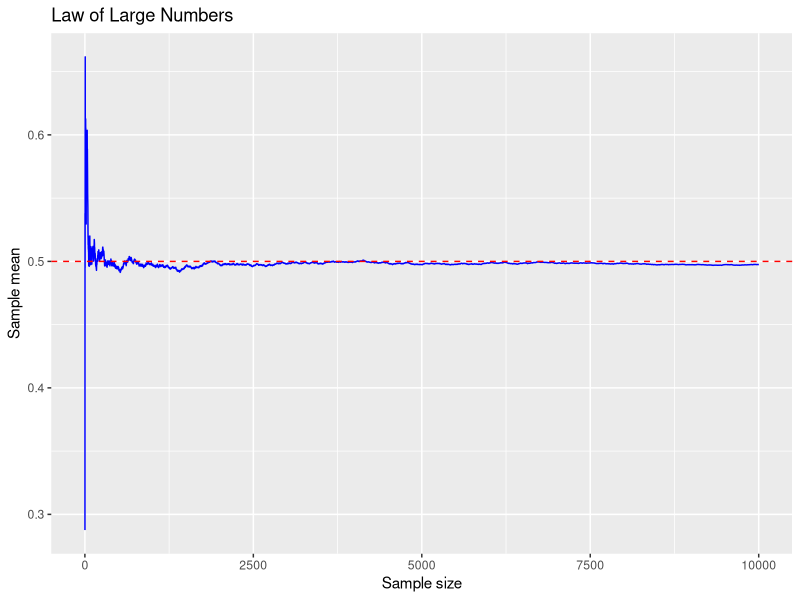
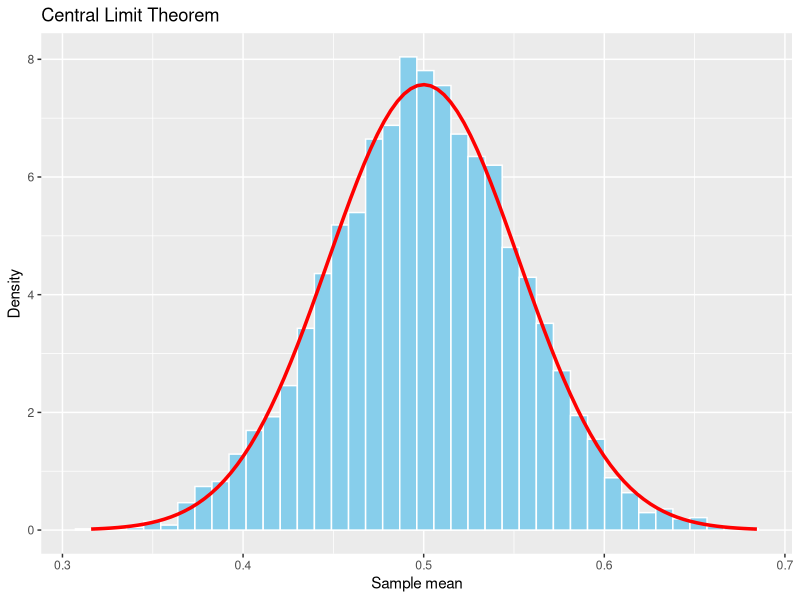
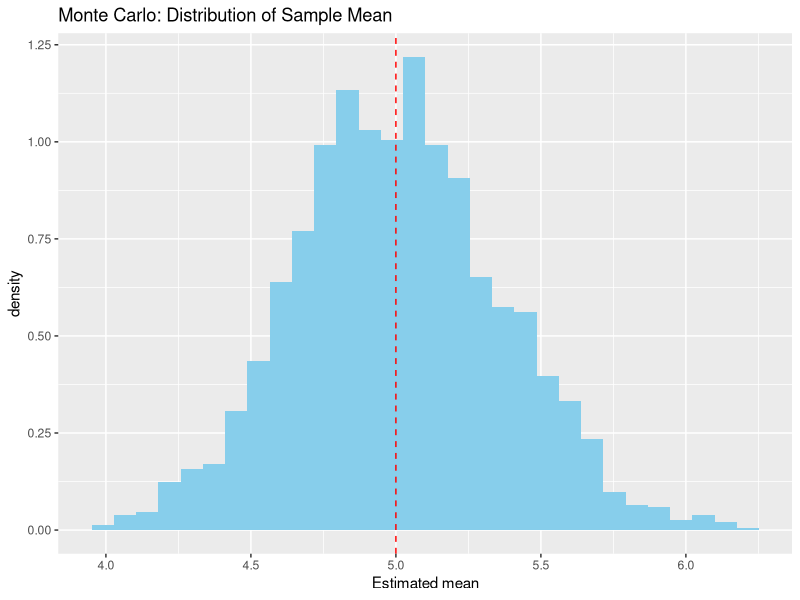
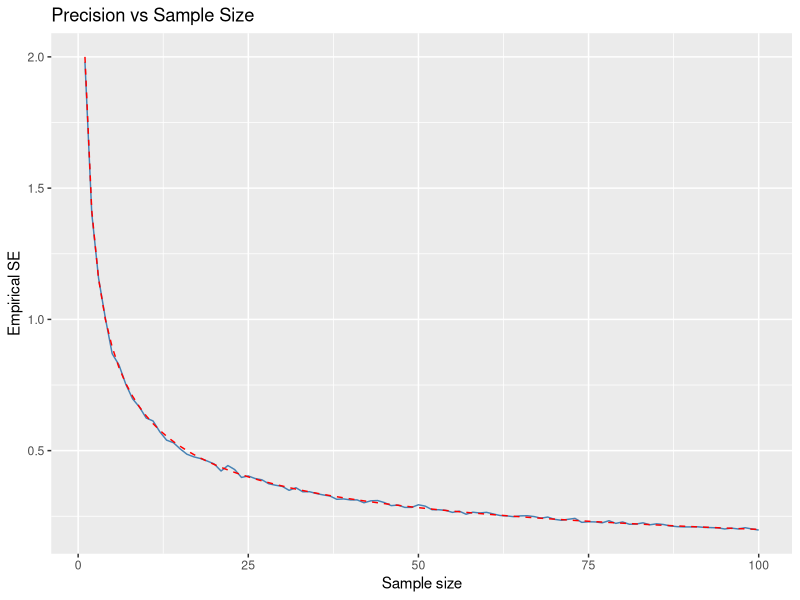

These charts were generated, in order, by the following R code: (Note: this script raises an error after producing the figures.)
##########################################
# Workshop: Advanced Sampling Methodologies
# Instructor: Dr. Gianluca Boo, WorldPop
# Date: 09-24-2025
# Topic: Simulation and Optimization of Sampling Strategies
##########################################

# ================================
# 1. Setup
# ================================

# Load required libraries
library(tidyverse)
library(parallel)    # for core detection
library(furrr)       # parallel mapping
library(purrr)       # functional programming

# Set random seed for reproducibility
set.seed(123)

# ================================
# 2. Law of Large Numbers (LLN)
# ================================

# Exercise 1: Demonstrate LLN
# Draw samples from Uniform(0,1) and compute cumulative mean
n <- 10000
x <- runif(n)
cum_means <- cumsum(x) / (1:n)

df_lln <- tibble(n = 1:n, cum_mean = cum_means)

ggplot(df_lln, aes(x = n, y = cum_mean)) +
  geom_line(color = "blue") +
  geom_hline(yintercept = 0.5, color = "red", linetype = "dashed") +
  labs(title = "Law of Large Numbers", x = "Sample size", y = "Sample mean")

# ================================
# 3. Central Limit Theorem (CLT)
# ================================

# Exercise 2: Demonstrate CLT
n_sim <- 5000
n_samp <- 30
means <- replicate(n_sim, mean(runif(n_samp, 0, 1)))

ggplot(tibble(sample_mean = means), aes(x = sample_mean)) +
  geom_histogram(aes(y = ..density..), bins = 40, fill = "skyblue", color = "white") +
  stat_function(fun = dnorm, args = list(mean = 0.5, sd = (1/sqrt(12))/sqrt(n_samp)),
                color = "red", size = 1.2) +
  labs(title = "Central Limit Theorem", x = "Sample mean", y = "Density")

# ================================
# 4. Monte Carlo Simulation
# ================================

# Exercise 3: Estimate mean under SRS
mu <- 5; sigma <- 2; n <- 30; R <- 2000
means_mc <- replicate(R, mean(rnorm(n, mu, sigma)))

ggplot(tibble(est = means_mc), aes(x = est)) +
  geom_histogram(aes(y = ..density..), bins = 30, fill = "skyblue") +
  geom_vline(xintercept = mu, color = "red", linetype = "dashed") +
  labs(title = "Monte Carlo: Distribution of Sample Mean", x = "Estimated mean")

# ================================
# 5. Sample Size and Precision
# ================================

# Exercise 4: Standard error vs sample size
sample_sizes <- 1:100
results <- map_dfr(sample_sizes, function(n) {
  means <- replicate(R, mean(rnorm(n, mu, sigma)))
  tibble(n, se_empirical = sd(means))
})

ggplot(results, aes(x = n, y = se_empirical)) +
  geom_line(color = "steelblue") +
  geom_line(aes(y = sigma/sqrt(n)), color = "red", linetype = "dashed") +
  labs(title = "Precision vs Sample Size", x = "Sample size", y = "Empirical SE")

# ================================
# 6. Stratified Sampling
# ================================

# Exercise 5: Compare proportional vs Neyman allocation
N_h <- c(4000, 3000, 3000)
simulate_strata <- function(allocation = "prop", n = 600) {
  W_h <- N_h / sum(N_h)
  if(allocation == "prop") n_h <- round(n * W_h)
  if(allocation == "neyman") n_h <- round(n * c(10,20,12) / sum(N_h * c(10,20,12)))
  
  map_dfr(1:R, function(i) {
    samp <- map2_dfr(1:3, n_h, ~ tibble(y = rnorm(.y, 50 + 5*.x, 10 + 2*.x), h = .x))
    tibble(ybar = mean(samp$y))
  })
}

res_prop   <- simulate_strata("prop")
res_neyman <- simulate_strata("neyman")

# Compare SE
tibble(method = c("Proportional", "Neyman"),
       se = c(sd(res_prop$ybar), sd(res_neyman$ybar)))

# ================================
# 7. Parallel Computation
# ================================

# Exercise 6: Speed up Monte Carlo with parallelism
n_cores <- detectCores()
plan(multisession, workers = n_cores - 1)

res_parallel <- future_map_dfr(sample_sizes, function(n) {
  means <- replicate(R, mean(rnorm(n, mu, sigma)))
  tibble(n, se_empirical = sd(means))
})

ggplot(res_parallel, aes(x = n, y = se_empirical)) +
  geom_line(color = "darkgreen") +
  labs(title = "Parallel Monte Carlo Simulation", x = "Sample size", y = "SE")
